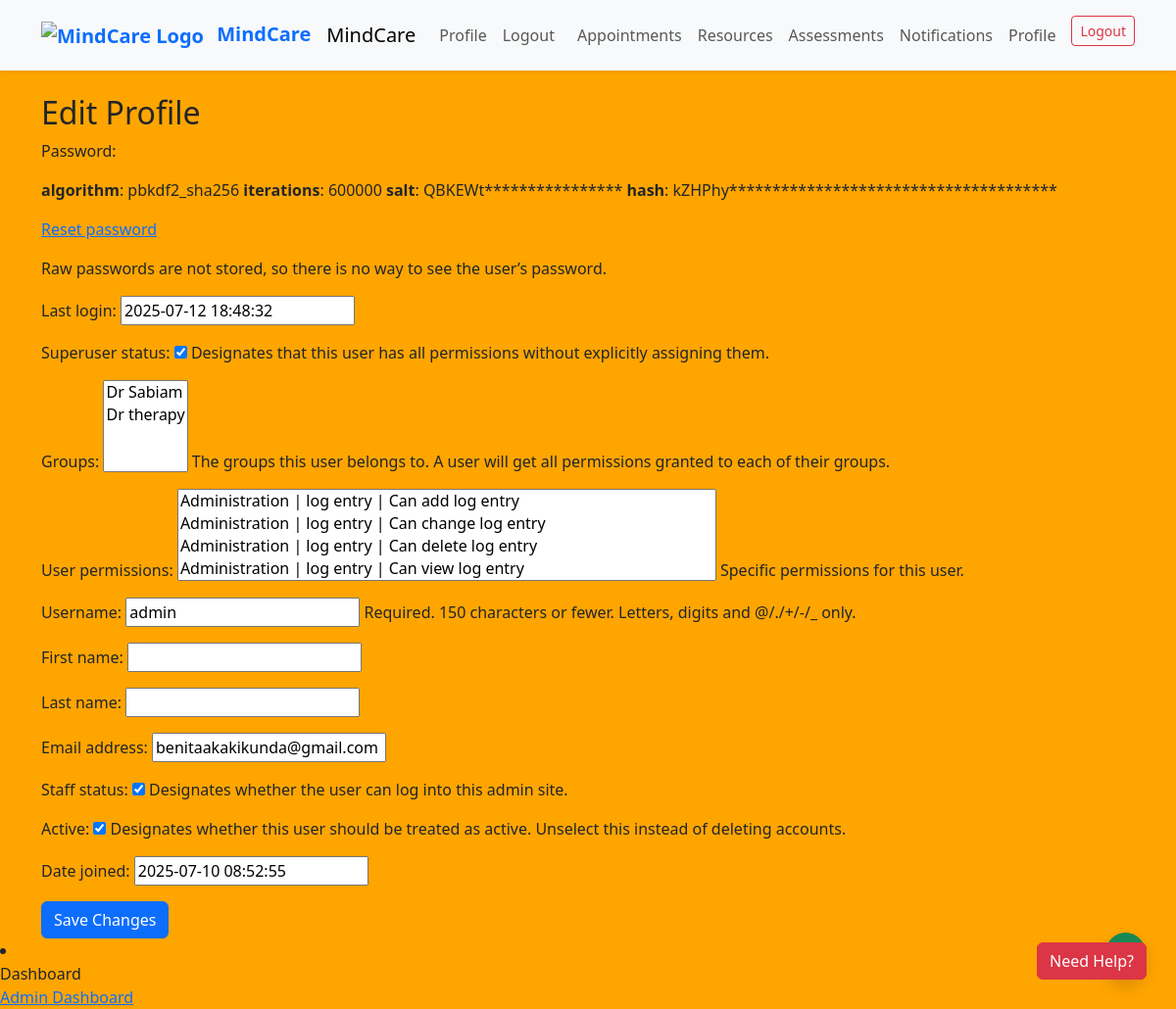
/profile/edit/ (signed in), run on an earlier commit of the app's database.
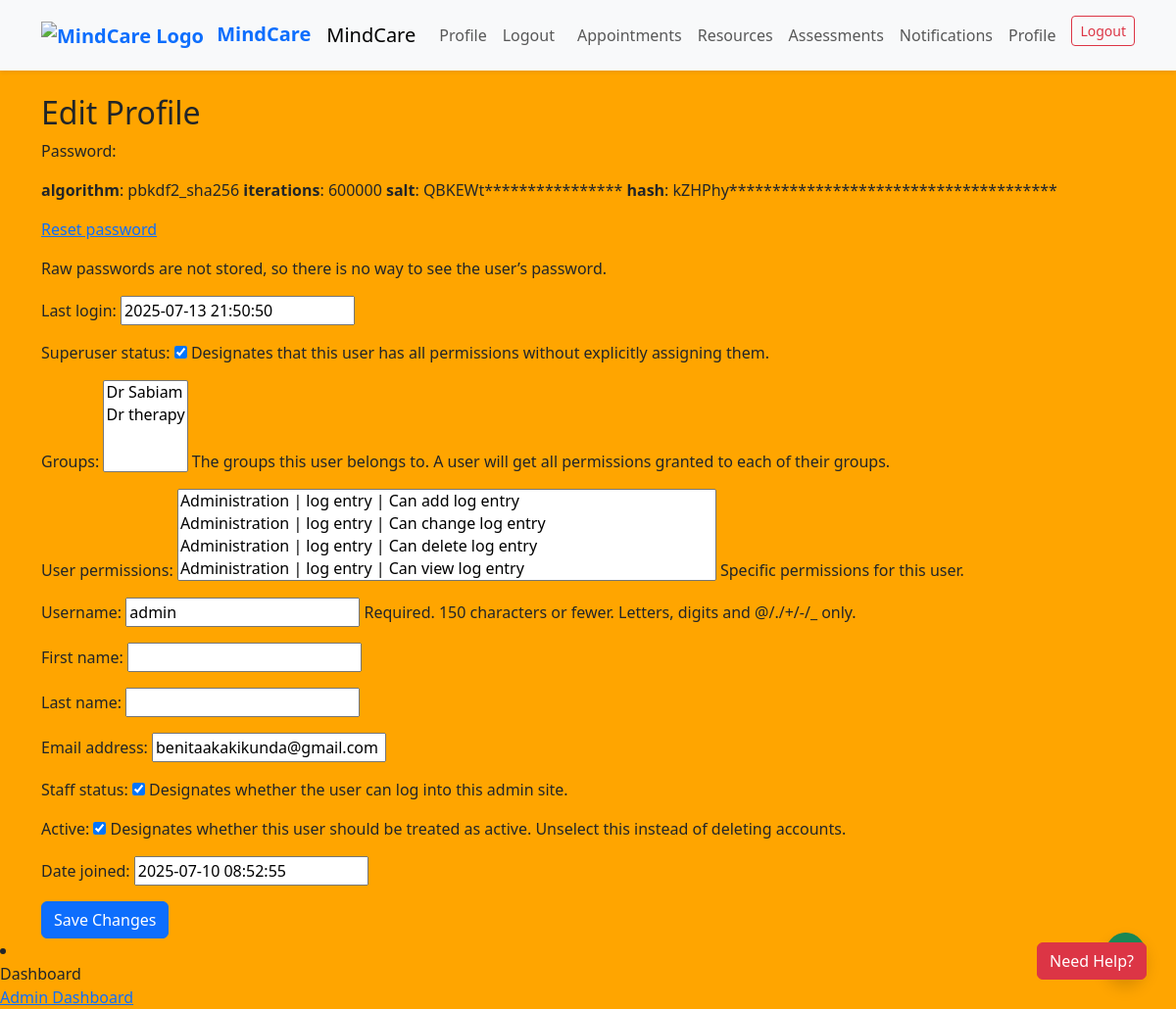
And on a later commit of the database.
### core/models.py (models this page shows)
class CustomUser(AbstractUser):
    ROLE_CHOICES = (
        ('admin', 'Admin'),
        ('therapist', 'Therapist'),
        ('client', 'Client'),
    )
    role = models.CharField(max_length=10, choices=ROLE_CHOICES, default='client')
    specialty = models.CharField(max_length=100, blank=True, null=True)
    location = models.CharField(max_length=100, blank=True, null=True)
    bio = models.TextField(blank=True, null=True)
    image = models.ImageField(upload_to='profile_images/', blank=True, null=True)

### core/views.py (the view)
# urls.py: path('profile/edit/', edit_profile, name='edit_profile'),
@login_required
def edit_profile(request):
    if request.method == 'POST':
        form = UserChangeForm(request.POST, instance=request.user)
        if form.is_valid():
            form.save()
            return redirect('patient_profile' if request.user.role == 'patient' else 'therapist_dashboard')
    else:
        form = UserChangeForm(instance=request.user)
    return render(request, 'core/edit_profile.html', {'form': form})

### core/templates/core/edit_profile.html (shortened to what this page needs)
{% extends "base.html" %}
{% block content %}
<div class="container mt-4">
  <h2>Edit Profile</h2>
  <form method="post">
    {{ form.as_p }}
    <button type="submit" class="btn btn-primary">Save Changes</button>
  </form>
</div>
{% endblock %}

What changed in the data, as far as the page shows it:
changed CustomUser "admin": last_login "2025-07-12 18:48:32" → "2025-07-13 21:50:50"
